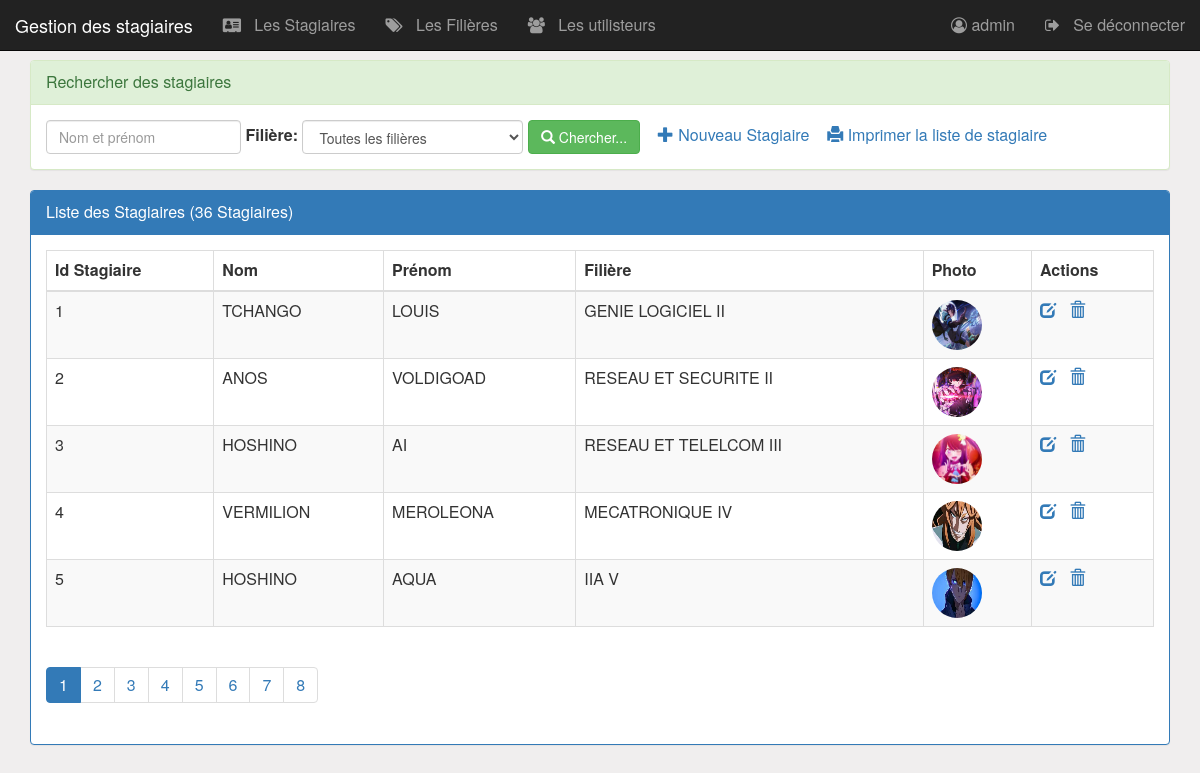
/pages/stagiaires.php (signed in), run on the app's committed database.
### tables this page shows
create table stagiaire(
    idStagiaire int(4) auto_increment primary key,
    nom varchar(50),
    prenom varchar(50),
    civilite varchar(1),
    photo varchar(100),
    idFiliere int(4)
);

create table filiere(
    idFiliere int(4) auto_increment primary key,
    nomFiliere varchar(50),
    niveau varchar(50)
);

### pages/stagiaires.php (the view, shortened to what this page needs)
<?php
    require_once("connexiondb.php");
    $nomPrenom=isset($_GET['nomPrenom'])?$_GET['nomPrenom']:"";
    $idfiliere=isset($_GET['idfiliere'])?$_GET['idfiliere']:0;
    $size=isset($_GET['size'])?$_GET['size']:5;
    $page=isset($_GET['page'])?$_GET['page']:1;
    $offset=($page-1)*$size;
    if($idfiliere==0){
        $requeteStagiaire="select idStagiaire,nom,prenom,nomFiliere,photo,civilite
                from filiere as f,stagiaire as s
                where f.idFiliere=s.idFiliere
                and (nom like '%$nomPrenom%' or prenom like '%$nomPrenom%')
                order by idStagiaire
                limit $size
                offset $offset";
        $requeteCount="select count(*) countS from stagiaire
                where nom like '%$nomPrenom%' or prenom like '%$nomPrenom%'";
    }
    $resultatStagiaire=$pdo->query($requeteStagiaire);
    $resultatCount=$pdo->query($requeteCount);
    $tabCount=$resultatCount->fetch();
    $nbrStagiaire=$tabCount['countS'];
    $reste=$nbrStagiaire % $size;
    if($reste===0)
        $nbrPage=$nbrStagiaire/$size;
    else
        $nbrPage=floor($nbrStagiaire/$size)+1;
?>
<!DOCTYPE HTML>
<HTML>
<head>
    <link rel="stylesheet" type="text/css" href="../css/bootstrap.css">
    <link rel="stylesheet" type="text/css" href="../css/font-awesome.min.css">
    <link rel="stylesheet" type="text/css" href="../css/monstyle.css">
</head>
<body>
    <?php require("menu.php"); ?>
    <div class="container">
        <div class="panel panel-success margetop60">
            <div class="panel-heading">Rechercher des stagiaires</div>
            <div class="panel-body">
                <form method="get" action="stagiaires.php" class="form-inline">
                    <div class="form-group">
                        <input type="text" name="nomPrenom" placeholder="Nom et prénom" class="form-control"
                            value="<?php echo $nomPrenom ?>" />
                    </div>
                    <label for="idfiliere">Filière:</label>
                    <select name="idfiliere" class="form-control" id="idfiliere" onchange="this.form.submit()">
                        <option value=0>Toutes les filières</option>
                    </select>
                    <button type="submit" class="btn btn-success">
                        <span class="glyphicon glyphicon-search"></span>
                        Chercher...
                    </button>
                    <?php if ($_SESSION['user']['role']== 'ADMIN') {?>
                    <a href="nouveauStagiaire.php">
                        <span class="glyphicon glyphicon-plus"></span>
                        Nouveau Stagiaire
                    </a>
                    <?php }?>
                    <a href="pdfStagiaires.php">
                        <span class="glyphicon glyphicon-print"></span>
                        Imprimer la liste de stagiaire
                    </a>
                </form>
            </div>
        </div>
        <div class="panel panel-primary">
            <div class="panel-heading">Liste des Stagiaires (<?php echo $nbrStagiaire ?> Stagiaires)</div>
            <div class="panel-body">
                <table class="table table-striped table-bordered">
                    <thead>
                        <tr>
                            <th>Id Stagiaire</th>
                            <th>Nom</th>
                            <th>Prénom</th>
                            <th>Filière</th>
                            <th>Photo</th>
                            <?php if ($_SESSION['user']['role']== 'ADMIN') {?>
                            <th>Actions</th>
                            <?php }?>
                        </tr>
                    </thead>
                    <tbody>
                        <?php while($stagiaire=$resultatStagiaire->fetch()){ ?>
                        <tr>
                            <td><?php echo $stagiaire['idStagiaire'] ?> </td>
                            <td><?php echo $stagiaire['nom'] ?> </td>
                            <td><?php echo $stagiaire['prenom'] ?> </td>
                            <td><?php echo $stagiaire['nomFiliere'] ?> </td>
                            <td>
                                <img src="../images/<?php echo $stagiaire['photo']?>" width="50px" height="50px"
                                    class="img-circle">
                            </td>
                            <?php if ($_SESSION['user']['role']== 'ADMIN') {?>
                            <td>
                                <a href="editerStagiaire.php?idS=<?php echo $stagiaire['idStagiaire'] ?>">
                                    <span class="glyphicon glyphicon-edit"></span>
                                </a>
                                <a onclick="return confirm('Etes vous sur de vouloir supprimer le stagiaire')"
                                    href="supprimerStagiaire.php?idS=<?php echo $stagiaire['idStagiaire'] ?>">
                                    <span class="glyphicon glyphicon-trash"></span>
                                </a>
                            </td>
                            <?php }?>
                        </tr>
                        <?php } ?>
                    </tbody>
                </table>
                <div>
                    <ul class="pagination">
                        <?php for($i=1;$i<=$nbrPage;$i++){ ?>
                        <li class="<?php if($i==$page) echo 'active' ?>">
                            <a
                                href="stagiaires.php?page=<?php echo $i;?>&nomPrenom=<?php echo $nomPrenom ?>&idfiliere=<?php echo $idfiliere ?>">
                                <?php echo $i; ?>
                            </a>
                        </li>
                        <?php } ?>
                    </ul>
                </div>
            </div>
        </div>
    </div>
</body>
</HTML>

### pages/menu.php
<nav class="navbar navbar-inverse navbar-fixed-top">
	<div class="container-fluid">
		<div class="navbar-header">
			<a href="../index.php" class="navbar-brand">Gestion des stagiaires</a>
		</div>
		<ul class="nav navbar-nav">
			<li><a href="stagiaires.php">
                    <i class="fa fa-vcard"></i>
                    &nbsp Les Stagiaires
                </a>
            </li>
			<li><a href="filieres.php">
                    <i class="fa fa-tags"></i>
                    &nbsp Les Filières
                </a>
            </li>
			<?php if ($_SESSION['user']['role']=='ADMIN') {?>
				<li><a href="Utilisateurs.php">
                        <i class="fa fa-users"></i>
                        &nbsp Les utilisteurs
                    </a>
                </li>
			<?php }?>
		</ul>
		<ul class="nav navbar-nav navbar-right">
			<li>
				<a href="editerUtilisateur.php?id=<?php echo $_SESSION['user']['iduser'] ?>">
                    <i class="fa fa-user-circle-o"></i>
					<?php echo  ' '.$_SESSION['user']['login']?>
				</a>
			</li>
			<li>
				<a href="seDeconnecter.php">
                    <i class="fa fa-sign-out"></i>
					&nbsp Se déconnecter
				</a>
			</li>
		</ul>
	</div>
</nav>

### css/monstyle.css (style rules this page uses)
.margetop60 { margin-top: 60px; }
body { background-color: rgb(240, 238, 238); font-size: 16px; }

### data on the page
stagiaire: idStagiaire "1", nom "TCHANGO", prenom "LOUIS", idFiliere.nomFiliere "GENIE LOGICIEL II", photo (picture)
stagiaire: idStagiaire "2", nom "ANOS", prenom "VOLDIGOAD", idFiliere.nomFiliere "RESEAU ET SECURITE II", photo (picture)
stagiaire: idStagiaire "3", nom "HOSHINO", prenom "AI", idFiliere.nomFiliere "RESEAU ET TELELCOM III", photo (picture)
stagiaire: idStagiaire "4", nom "VERMILION", prenom "MEROLEONA", idFiliere.nomFiliere "MECATRONIQUE IV", photo (picture)
stagiaire: idStagiaire "5", nom "HOSHINO", prenom "AQUA", idFiliere.nomFiliere "IIA V", photo (picture)

### other printed values
$_SESSION['user']['login'] "admin"
$nbrStagiaire "36"
